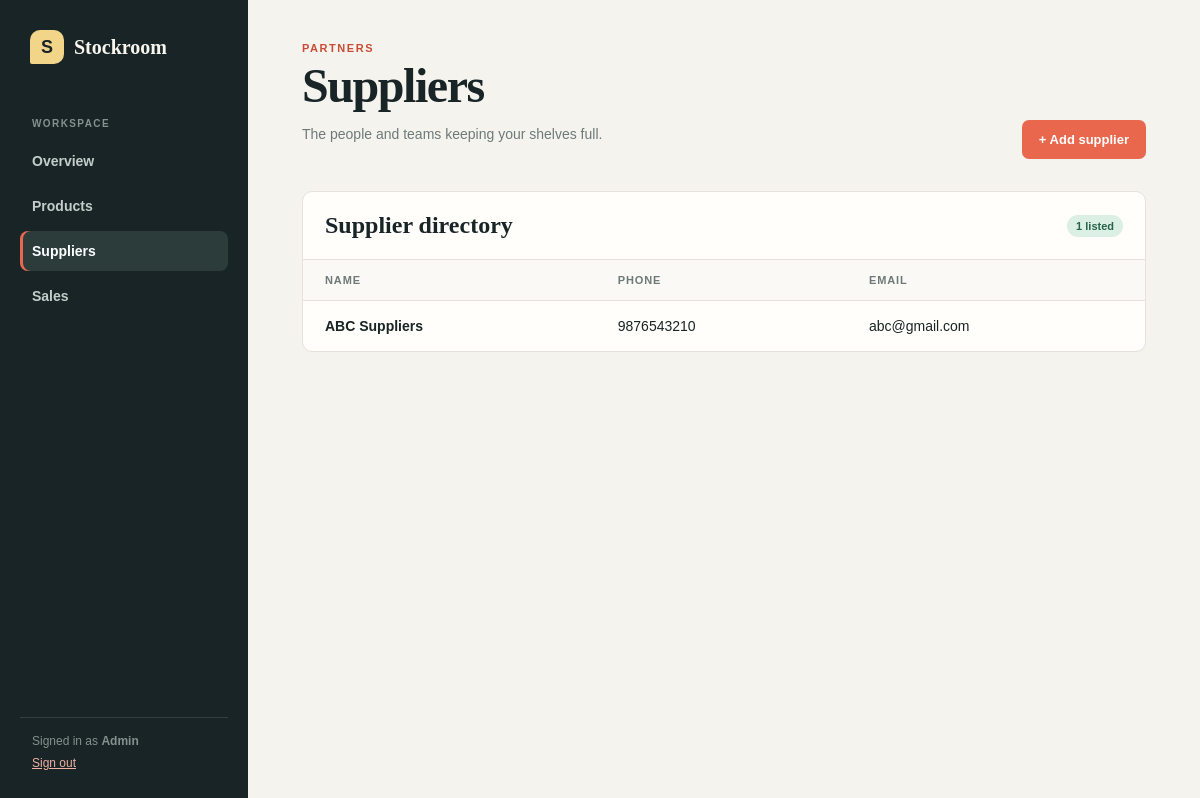
Screenshot of /suppliers (signed in) with the database file from the repository.
### tables this page shows
CREATE TABLE suppliers (
            id INTEGER PRIMARY KEY AUTOINCREMENT,
            name TEXT NOT NULL,
            phone TEXT,
            email TEXT
        );

### app.py (the view)
@app.route("/suppliers")
@login_required
def suppliers():
    conn = get_db_connection()
    suppliers = conn.execute(
        "SELECT * FROM suppliers"
    ).fetchall()
    conn.close()
    return render_template("suppliers.html", suppliers=suppliers)

### app.py (called while the page is built)
def get_db_connection():
    conn = sqlite3.connect(DATABASE)
    conn.row_factory = sqlite3.Row
    conn.execute("PRAGMA foreign_keys = ON")
    return conn

def login_required(view):
    @wraps(view)
    def wrapped_view(*args, **kwargs):
        if "user_id" not in session:
            if request.path.startswith("/api/"):
                return jsonify(error="Authentication required"), 401
            return redirect(url_for("login"))
        return view(*args, **kwargs)
    return wrapped_view

### templates/suppliers.html (shortened to what this page needs)
{% extends "base.html" %}
{% block content %}<div class="page-heading"><div><p class="eyebrow">Partners</p><h1>Suppliers</h1><p class="muted">The people and teams keeping your shelves full.</p></div><a class="button" href="{{ url_for('add_supplier') }}">+ Add supplier</a></div><section class="panel"><div class="panel-heading"><h2>Supplier directory</h2><span class="tag">{{ suppliers|length }} listed</span></div><div class="table-wrap"><table><thead><tr><th>Name</th><th>Phone</th><th>Email</th></tr></thead><tbody>{% for supplier in suppliers %}<tr><td><strong>{{ supplier['name'] }}</strong></td><td>{{ supplier['phone'] or '—' }}</td><td>{{ supplier['email'] or '—' }}</td></tr>{% else %}<tr><td class="empty" colspan="3">No suppliers yet. Add a partner to build your directory.</td></tr>{% endfor %}</tbody></table></div></section>{% endblock %}

### static/style.css (style rules this page uses)
:root { --ink: #182426; --muted: #6d7a78; --paper: #f5f3ee; --panel: #fffefa; --line: #e4e2da; --coral: #e9684d; --coral-dark: #c84c35; --mint: #dcefe5; --gold: #f3d58a; }
* { box-sizing: border-box; }
body { margin: 0; color: var(--ink); background: var(--paper); font-family: Georgia, 'Times New Roman', serif; }
a { color: inherit; }
.eyebrow { margin: 0 0 8px; color: var(--coral-dark); font: 700 11px Arial, sans-serif; letter-spacing: .14em; text-transform: uppercase; }
.page-heading { display: flex; justify-content: space-between; align-items: end; gap: 20px; margin-bottom: 32px; }
h1 { margin: 0; font-size: clamp(32px, 4vw, 48px); line-height: 1; letter-spacing: -.03em; }
h2 { margin: 0; font-size: 24px; }
.muted { color: var(--muted); font: 14px/1.5 Arial, sans-serif; }
.button { display: inline-flex; align-items: center; gap: 8px; padding: 12px 17px; border: 0; border-radius: 7px; color: #fff; background: var(--coral); font: 700 13px Arial, sans-serif; text-decoration: none; cursor: pointer; }
.panel { border: 1px solid var(--line); border-radius: 10px; background: var(--panel); overflow: hidden; }
.panel-heading { display: flex; justify-content: space-between; align-items: center; padding: 20px 22px; border-bottom: 1px solid var(--line); }
.table-wrap { overflow-x: auto; }
table { width: 100%; border-collapse: collapse; font: 14px Arial, sans-serif; }
th { padding: 14px 22px; color: var(--muted); background: #faf9f5; font-size: 11px; letter-spacing: .08em; text-align: left; text-transform: uppercase; }
td { padding: 17px 22px; border-top: 1px solid var(--line); }
.tag { display: inline-block; padding: 5px 9px; border-radius: 99px; background: var(--mint); color: #27634b; font: 700 11px Arial, sans-serif; }

### rows the page displays
suppliers: name "ABC Suppliers", phone "9876543210", email "abc@gmail.com"

### other values shown
{{ session.get('username', 'user') }} "Admin"
{{ suppliers|length }} "1"
